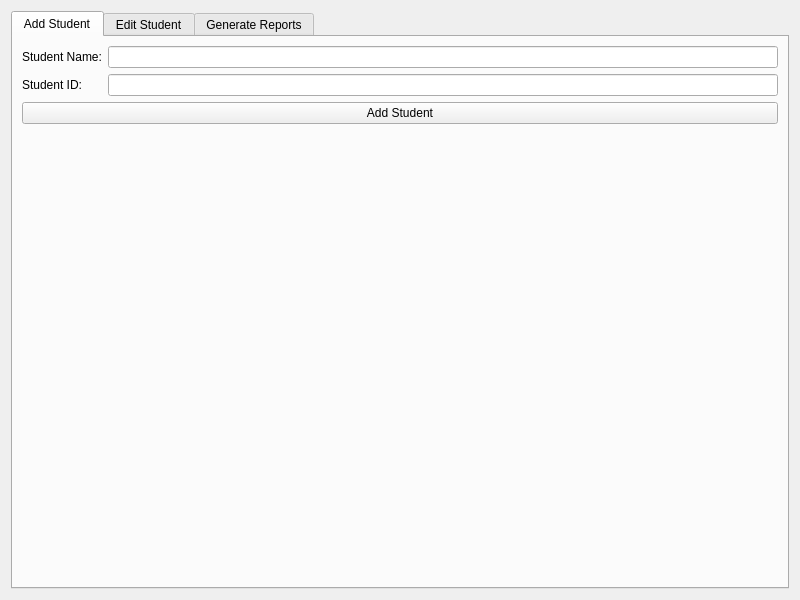
<?xml version="1.0" encoding="UTF-8"?>
<ui version="4.0">
    <author/>
    <comment/>
    <exportmacro/>
    <class>SystemUi::AdminForm</class>
    <widget class="QWidget" name="SystemUi::AdminForm">
        <property name="geometry">
            <rect>
                <x>0</x>
                <y>0</y>
                <width>800</width>
                <height>600</height>
            </rect>
        </property>
        <layout class="QVBoxLayout" name="verticalLayout">
            <item>
                <widget class="QTabWidget" name="tabWidget">
                    <property name="currentIndex">
                        <number>0</number>
                    </property>
                    <widget class="QWidget" name="tabAddStudent">
                        <attribute name="title">
                            <string>Add Student</string>
                        </attribute>
                        <layout class="QFormLayout" name="formLayoutAdd">
                            <item row="0" column="0">
                                <widget class="QLabel" name="labelName">
                                    <property name="text">
                                        <string>Student Name:</string>
                                    </property>
                                </widget>
                            </item>
                            <item row="0" column="1">
                                <widget class="QLineEdit" name="lineEditName"/>
                            </item>
                            <item row="1" column="0">
                                <widget class="QLabel" name="labelID">
                                    <property name="text">
                                        <string>Student ID:</string>
                                    </property>
                                </widget>
                            </item>
                            <item row="1" column="1">
                                <widget class="QLineEdit" name="lineEditID"/>
                            </item>
                            <item row="2" column="0" colspan="2">
                                <widget class="QPushButton" name="buttonAdd">
                                    <property name="text">
                                        <string>Add Student</string>
                                    </property>
                                </widget>
                            </item>
                        </layout>
                    </widget>
                    <widget class="QWidget" name="tabEditStudent">
                        <attribute name="title">
                            <string>Edit Student</string>
                        </attribute>
                        <layout class="QVBoxLayout" name="verticalLayoutEdit">
                            <item>
                                <widget class="QLineEdit" name="lineEditSearch">
                                    <property name="placeholderText">
                                        <string>Search by ID or Name</string>
                                    </property>
                                </widget>
                            </item>
                            <item>
                                <widget class="QPushButton" name="buttonSearch">
                                    <property name="text">
                                        <string>Search</string>
                                    </property>
                                </widget>
                            </item>
                        </layout>
                    </widget>
                    <widget class="QWidget" name="tabGenerateReports">
                        <attribute name="title">
                            <string>Generate Reports</string>
                        </attribute>
                        <layout class="QVBoxLayout" name="verticalLayoutReports">
                            <item>
                                <widget class="QPushButton" name="buttonReport">
                                    <property name="text">
                                        <string>Generate Report</string>
                                    </property>
                                </widget>
                            </item>
                        </layout>
                    </widget>
                </widget>
            </item>
        </layout>
    </widget>
</ui>
